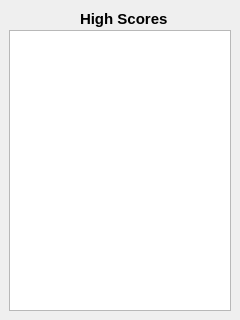
<?xml version="1.0" encoding="UTF-8"?>
<ui version="4.0">
 <class>HighScoreWindow</class>
 <widget class="QDialog" name="HighScoreWindow">
  <property name="geometry">
   <rect>
    <x>0</x>
    <y>0</y>
    <width>240</width>
    <height>320</height>
   </rect>
  </property>
  <property name="windowTitle">
   <string>High Scores</string>
  </property>
  <widget class="QTextBrowser" name="textBrowser">
   <property name="geometry">
    <rect>
     <x>9</x>
     <y>30</y>
     <width>222</width>
     <height>281</height>
    </rect>
   </property>
  </widget>
  <widget class="QLabel" name="highScoreLabel">
   <property name="geometry">
    <rect>
     <x>80</x>
     <y>10</y>
     <width>91</width>
     <height>17</height>
    </rect>
   </property>
   <property name="styleSheet">
    <string notr="true">#highScoreLabel{
	font-weight: bold;
font-size: 15px;
}</string>
   </property>
   <property name="text">
    <string>High Scores</string>
   </property>
  </widget>
 </widget>
 <resources/>
 <connections/>
</ui>
